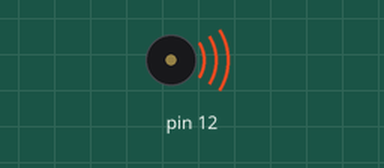
Recording of a sketch running on a simulated Arduino Uno, built with avr-gcc and run on an emulated ATmega328P. Parts: buzzer (waves = sounding).

Above: at 0.1 s.
At 11.6 s:
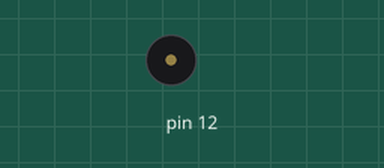
Timing chart, 0 to 15.5 s (numbered marks = the images above):
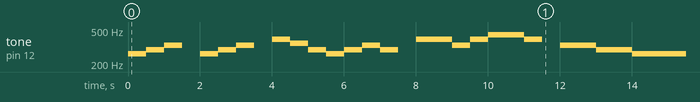

The sketch:

doremisong.ino
```cpp
#define do 0 //ド
#define re 1 //レ
#define mi 2 //ミ
#define fa 3 //ファ
#define so 4 //ソ
#define ra 5 //ラ
#define si 6 //シ
#define TX 7 //無音
#define s 500
#define l 1000

int fq[] = {262, 294, 330, 349, 392, 440, 494, 0};

int mo[45][2] = {{do,s},{re,s},{mi,l},{TX,l},{do,s},{re,s},{mi,l},{TX,s},
                   {so,s},{fa,s},{re,s},{do,s},{re,s},{mi,s},{re,l},{TX,l},
                   {so,s},{so,s},{mi,s},{so,s},{ra,s},{ra,s},{so,l},{TX,l},
                   {mi,s},{mi,s},{re,s},{re,s},{do,l}};

void setup() {
  for(int i = 0; i < 45; i++){
    tone(12,fq[mo[i][0]],mo[i][1]);
    delay(500);
  }
}

void loop() {
}
```
